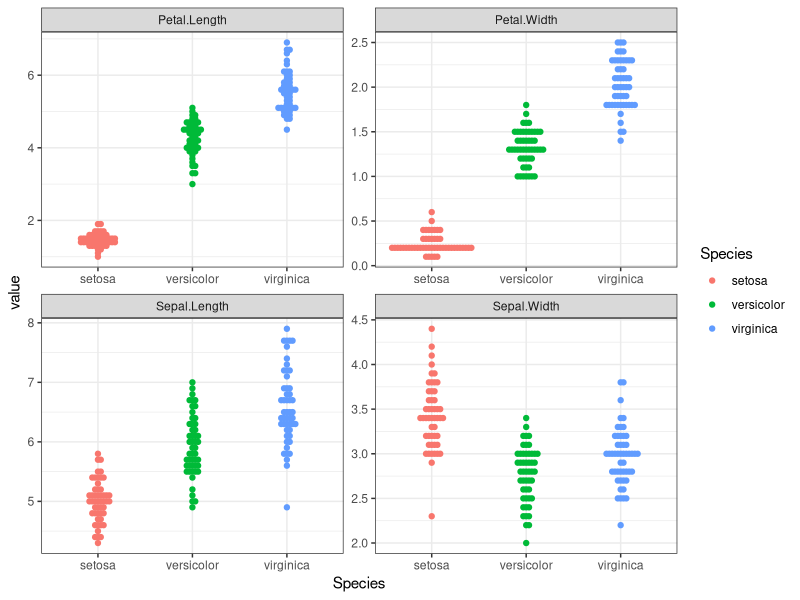
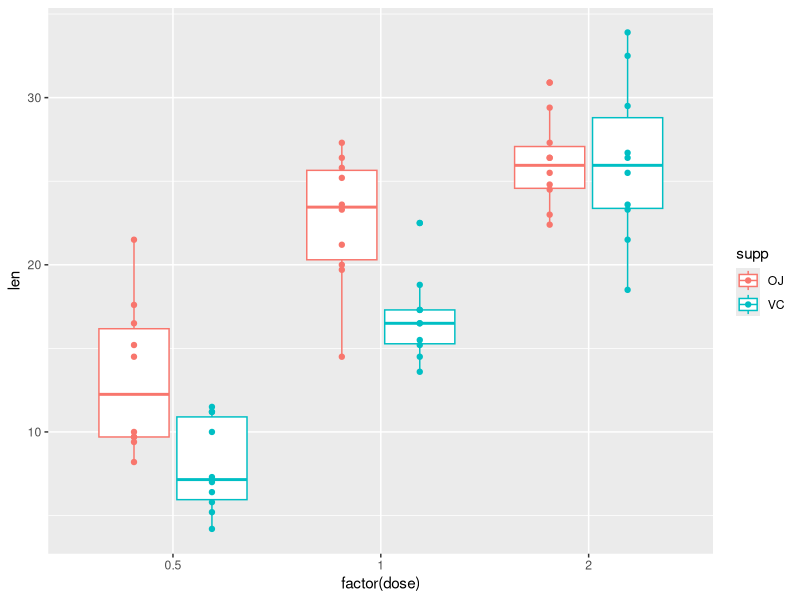
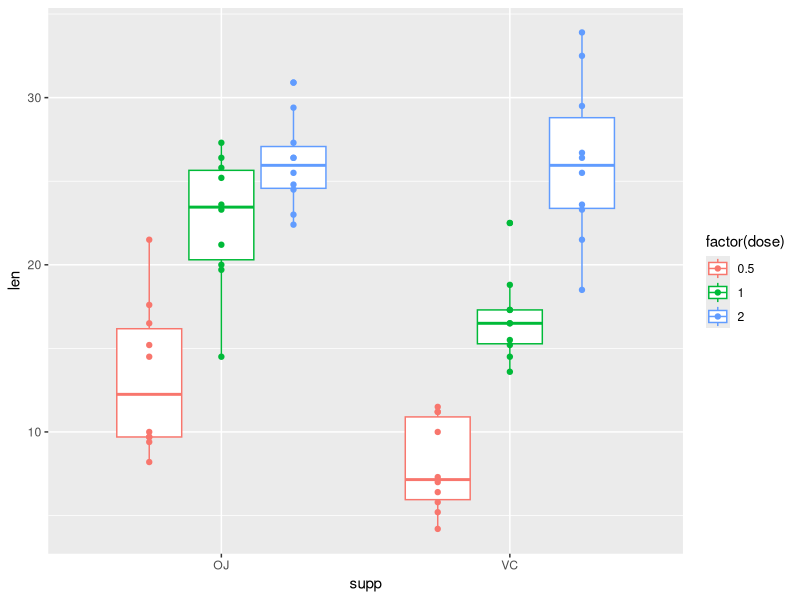

The R source for these figures, in order:
#' Week 3 practice exercises


#' The following exercises will test your data wrangling and 
#' data visualisation skills from the last 3 weeks.

library(tidyverse)
library(ggbeeswarm)


#' 1. Using the iris data set, re-structure the data using pivot_longer
#' by putting all biometric measures Sepal.Length,Sepal.Width, Petal.Length
#' and Petal.Width in a single column. Label the names column "Measure". Call 
#' the new data set iris_long. 
names(iris)

iris_long <- iris %>%
  pivot_longer(cols = -Species, names_to = "Measure", values_to = "value")


#' 2. Using iris_long, create a graphic using ggplot() showing the distribution of each biometric measure by 
#' species (col = Species). Create a separate panel for each measure using
#' facet_wrap()

iris_long %>%
  ggplot(aes(x = Species, y = value, col = Species))+
  geom_beeswarm()+
  facet_wrap(~Measure, scales = "free")+
  theme_bw()


#' 3. Suppose instead of a single column for all biometric measure, we decide to
#' restructure the data to create 2 columns: one for Petal and one for Sepal.
#' The final data set (call it iris_tissue) should have 300 rows.
 
iris_tissue  <- iris %>%
  mutate(sample = 1:nrow(iris)) %>%
  pivot_longer(cols = -c(sample,Species), names_to = c("tissue","measure"),
               names_pattern = "([A-Za-z]+).([A-Za-z]+)",
               values_to = "value") %>%
  pivot_wider(names_from = "tissue",values_from = "value")


#' 4. The ToothGrowth data set reports on an experiment in 60 guinea pigs on 
#' the effect of vitamin C on tooth growth. Each animal received either 
#' 0.5, 1 or 2 mg/day of Vitamin C via one of two delivery methods: 
#' orange juice (OJ) or ascorbic acid (VC).

tooth <- ToothGrowth

#' Create a few graphics in ggplot() to assess differences in tooth growth by treatment.
#' Discuss any patterns you observe: is there a dose-response? Is one
#' delivery method more effective than the other?
 
ggplot(tooth,aes(x = factor(dose), y = len, col = supp))+
  geom_boxplot()+
  geom_point(position = position_dodge(width = 0.75))

ggplot(tooth,aes(x = supp, y = len, col = factor(dose)))+
  geom_boxplot()+
  geom_point(position = position_dodge(width = 0.75))

#' 5. Use group_by() and summarise() functions to summarise a data set that
#' you are working with.

library(palmerpenguins)
penguins %>%
  group_by(species,year) %>%
  summarise(n = n(),across(c(bill_length_mm:body_mass_g), list(~mean(.x,na.rm = TRUE), ~sd(.x,na.rm = TRUE))))



            